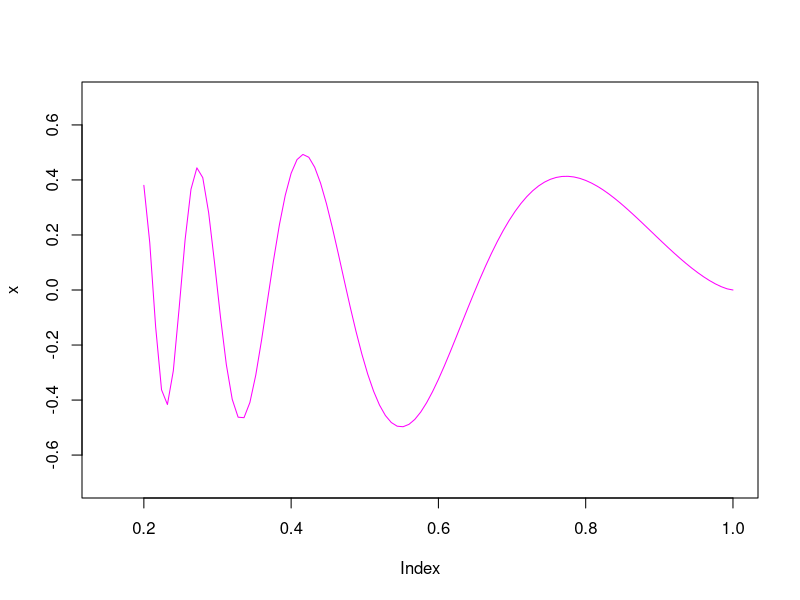
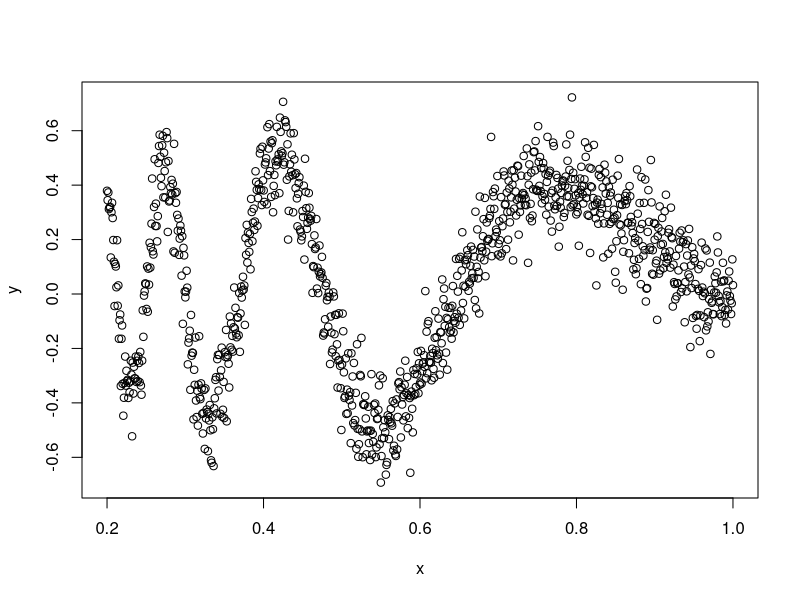

Recreate these plots in R, in order. (Note: this script raises an error after producing the figures.)
####################################################################
# AA2 - GCED
# Lluís A. Belanche

# LAB 4: illustrating the SVM for regression and Outlier Detection
# version of September 2021
####################################################################

set.seed(6046)

## A really nice-looking function: 
doppler <- function (x) { sqrt(x*(1-x))*sin(2.1*pi/(x+0.05)) }

N <- 1000

x <- seq(0.2,1,length.out=N)
y <- doppler(x) + rnorm(N,sd=0.1)

# the truth ...

plot(x,xlim=c(0.15,1.0),ylim=c(-0.7,0.7),type="n")
curve (doppler(x), 0.2, 1, add=TRUE, col='magenta')

# the data ...

plot(x,y)

## With this choice of the 'epsilon' and 'gamma' parameters, the SVM underfits the data (blue line) 

model1 <- ksvm (x,y, epsilon=1.5, type="eps-svr")
lines(x,predict(model1,x),col="blue")

## With this choice of the 'epsilon' and 'gamma' parameters, the SVM overfits the data (green line)

model2 <- ksvm (x,y, epsilon=0.001, kpar=list(sigma=100), C=100, type="eps-svr")
lines(x,predict(model2,x),col="green")

## With this choice of the 'epsilon' and 'gamma' parameters, the SVM has a very decent fit (red line)
model3 <- ksvm (x,y, epsilon=0.01, kpar=list(sigma=10), type="eps-svr")
lines(x,predict(model3,x),col="red")

## With this choice of the 'epsilon' and 'gamma' parameters, the SVM has a very decent fit (red line)
model3 <- ksvm (x,y, epsilon=0.01, kpar = "automatic", type="eps-svr")
lines(x,predict(model3,x),col="orange")

## Now we switch to the {e1071} package
library(e1071)

## just a variation of the built-in example ...

N <- 1000

X <- data.frame(a = rnorm(N), b = rnorm(N))
attach(X)

# default nu = 0.5, to see how it works
(m <- svm(X, gamma = 0.1))

newdata <- data.frame(a = c(0, 2.5,-2,-2), b = c(0, 2.5,2,0))

# visualize:
plot(X, col = 1:N %in% m$index + 1, xlim = c(-5,5), ylim=c(-5,5))
text(newdata[,1],newdata[,2],labels=row.names(newdata),pch = "?", col = 3, cex = 2)

# Let's assume TRUE means "it is an outlier!"
# test:
!predict (m, newdata)

# now redo with nu = 0.01 (more in accordance with outlier detection)

(m <- svm(X, gamma = 0.1, nu = 0.01))

# visualize:
plot(X, col = 1:N %in% m$index + 1, xlim = c(-5,5), ylim=c(-5,5))
text(newdata[,1],newdata[,2],labels=row.names(newdata),pch = "?", col = 3, cex = 2)

# test:
!predict (m, newdata)
